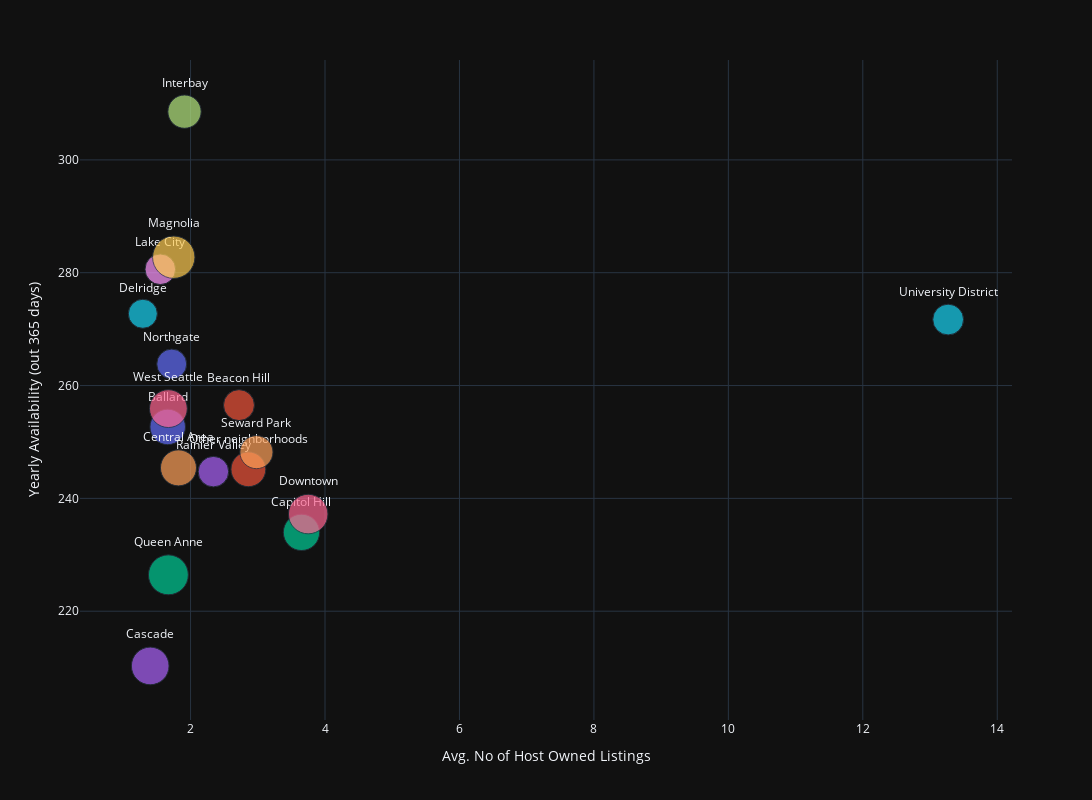

This figure's notebook cell:
### Code cell
fig = custom_scatter(neighbourhood_avgs, "Avg. No of Host Owned Listings", "Yearly Availability (out 365 days)", "neighbourhood_group_cleansed", "neighbourhood_group_cleansed", 'Avg. Listing Price (£)')

### Figure 1 — Plotly figure (JSON) as saved in the notebook; plotly's stock layout.template omitted (floating-point values rounded to 4 significant figures)
{"data": [{"hovertemplate": "neighbourhood_group_cleansed=%{text}<br>Avg. No of Host Owned Listings=%{x}<br>Yearly Availability (out 365 days)=%{y}<br>Avg. Listing Price (£)=%{marker.size}<extra></extra>", "legendgroup": "Ballard", "marker": {"color": "#636efa", "size": [124.7], "sizemode": "area", "sizeref": 0.1974, "symbol": "circle"}, "mode": "markers+text", "name": "Ballard", "orientation": "v", "showlegend": true, "text": ["Ballard"], "textposition": "top center", "type": "scatter", "x": [1.66], "xaxis": "x", "y": [252.7], "yaxis": "y"}, {"hovertemplate": "neighbourhood_group_cleansed=%{text}<br>Avg. No of Host Owned Listings=%{x}<br>Yearly Availability (out 365 days)=%{y}<br>Avg. Listing Price (£)=%{marker.size}<extra></extra>", "legendgroup": "Beacon Hill", "marker": {"color": "#EF553B", "size": [94.67], "sizemode": "area", "sizeref": 0.1974, "symbol": "circle"}, "mode": "markers+text", "name": "Beacon Hill", "orientation": "v", "showlegend": true, "text": ["Beacon Hill"], "textposition": "top center", "type": "scatter", "x": [2.72], "xaxis": "x", "y": [256.5], "yaxis": "y"}, {"hovertemplate": "neighbourhood_group_cleansed=%{text}<br>Avg. No of Host Owned Listings=%{x}<br>Yearly Availability (out 365 days)=%{y}<br>Avg. Listing Price (£)=%{marker.size}<extra></extra>", "legendgroup": "Capitol Hill", "marker": {"color": "#00cc96", "size": [130.6], "sizemode": "area", "sizeref": 0.1974, "symbol": "circle"}, "mode": "markers+text", "name": "Capitol Hill", "orientation": "v", "showlegend": true, "text": ["Capitol Hill"], "textposition": "top center", "type": "scatter", "x": [3.65], "xaxis": "x", "y": [234.0], "yaxis": "y"}, {"hovertemplate": "neighbourhood_group_cleansed=%{text}<br>Avg. No of Host Owned Listings=%{x}<br>Yearly Availability (out 365 days)=%{y}<br>Avg. Listing Price (£)=%{marker.size}<extra></extra>", "legendgroup": "Cascade", "marker": {"color": "#ab63fa", "size": [140.1], "sizemode": "area", "sizeref": 0.1974, "symbol": "circle"}, "mode": "markers+text", "name": "Cascade", "orientation": "v", "showlegend": true, "text": ["Cascade"], "textposition": "top center", "type": "scatter", "x": [1.4], "xaxis": "x", "y": [210.3], "yaxis": "y"}, {"hovertemplate": "neighbourhood_group_cleansed=%{text}<br>Avg. No of Host Owned Listings=%{x}<br>Yearly Availability (out 365 days)=%{y}<br>Avg. Listing Price (£)=%{marker.size}<extra></extra>", "legendgroup": "Central Area", "marker": {"color": "#FFA15A", "size": [128.3], "sizemode": "area", "sizeref": 0.1974, "symbol": "circle"}, "mode": "markers+text", "name": "Central Area", "orientation": "v", "showlegend": true, "text": ["Central Area"], "textposition": "top center", "type": "scatter", "x": [1.82], "xaxis": "x", "y": [245.4], "yaxis": "y"}, {"hovertemplate": "neighbourhood_group_cleansed=%{text}<br>Avg. No of Host Owned Listings=%{x}<br>Yearly Availability (out 365 days)=%{y}<br>Avg. Listing Price (£)=%{marker.size}<extra></extra>", "legendgroup": "Delridge", "marker": {"color": "#19d3f3", "size": [83.28], "sizemode": "area", "sizeref": 0.1974, "symbol": "circle"}, "mode": "markers+text", "name": "Delridge", "orientation": "v", "showlegend": true, "text": ["Delridge"], "textposition": "top center", "type": "scatter", "x": [1.29], "xaxis": "x", "y": [272.7], "yaxis": "y"}, {"hovertemplate": "neighbourhood_group_cleansed=%{text}<br>Avg. No of Host Owned Listings=%{x}<br>Yearly Availability (out 365 days)=%{y}<br>Avg. Listing Price (£)=%{marker.size}<extra></extra>", "legendgroup": "Downtown", "marker": {"color": "#FF6692", "size": [154.4], "sizemode": "area", "sizeref": 0.1974, "symbol": "circle"}, "mode": "markers+text", "name": "Downtown", "orientation": "v", "showlegend": true, "text": ["Downtown"], "textposition": "top center", "type": "scatter", "x": [3.75], "xaxis": "x", "y": [237.2], "yaxis": "y"}, {"hovertemplate": "neighbourhood_group_cleansed=%{text}<br>Avg. No of Host Owned Listings=%{x}<br>Yearly Availability (out 365 days)=%{y}<br>Avg. Listing Price (£)=%{marker.size}<extra></extra>", "legendgroup": "Interbay", "marker": {"color": "#B6E880", "size": [109.7], "sizemode": "area", "sizeref": 0.1974, "symbol": "circle"}, "mode": "markers+text", "name": "Interbay", "orientation": "v", "showlegend": true, "text": ["Interbay"], "textposition": "top center", "type": "scatter", "x": [1.91], "xaxis": "x", "y": [308.6], "yaxis": "y"}, {"hovertemplate": "neighbourhood_group_cleansed=%{text}<br>Avg. No of Host Owned Listings=%{x}<br>Yearly Availability (out 365 days)=%{y}<br>Avg. Listing Price (£)=%{marker.size}<extra></extra>", "legendgroup": "Lake City", "marker": {"color": "#FF97FF", "size": [92.67], "sizemode": "area", "sizeref": 0.1974, "symbol": "circle"}, "mode": "markers+text", "name": "Lake City", "orientation": "v", "showlegend": true, "text": ["Lake City"], "textposition": "top center", "type": "scatter", "x": [1.55], "xaxis": "x", "y": [280.6], "yaxis": "y"}, {"hovertemplate": "neighbourhood_group_cleansed=%{text}<br>Avg. No of Host Owned Listings=%{x}<br>Yearly Availability (out 365 days)=%{y}<br>Avg. Listing Price (£)=%{marker.size}<extra></extra>", "legendgroup": "Magnolia", "marker": {"color": "#FECB52", "size": [177.7], "sizemode": "area", "sizeref": 0.1974, "symbol": "circle"}, "mode": "markers+text", "name": "Magnolia", "orientation": "v", "showlegend": true, "text": ["Magnolia"], "textposition": "top center", "type": "scatter", "x": [1.75], "xaxis": "x", "y": [282.8], "yaxis": "y"}, {"hovertemplate": "neighbourhood_group_cleansed=%{text}<br>Avg. No of Host Owned Listings=%{x}<br>Yearly Availability (out 365 days)=%{y}<br>Avg. Listing Price (£)=%{marker.size}<extra></extra>", "legendgroup": "Northgate", "marker": {"color": "#636efa", "size": [88.55], "sizemode": "area", "sizeref": 0.1974, "symbol": "circle"}, "mode": "markers+text", "name": "Northgate", "orientation": "v", "showlegend": true, "text": ["Northgate"], "textposition": "top center", "type": "scatter", "x": [1.72], "xaxis": "x", "y": [263.8], "yaxis": "y"}, {"hovertemplate": "neighbourhood_group_cleansed=%{text}<br>Avg. No of Host Owned Listings=%{x}<br>Yearly Availability (out 365 days)=%{y}<br>Avg. Listing Price (£)=%{marker.size}<extra></extra>", "legendgroup": "Other neighborhoods", "marker": {"color": "#EF553B", "size": [120.0], "sizemode": "area", "sizeref": 0.1974, "symbol": "circle"}, "mode": "markers+text", "name": "Other neighborhoods", "orientation": "v", "showlegend": true, "text": ["Other neighborhoods"], "textposition": "top center", "type": "scatter", "x": [2.86], "xaxis": "x", "y": [245.2], "yaxis": "y"}, {"hovertemplate": "neighbourhood_group_cleansed=%{text}<br>Avg. No of Host Owned Listings=%{x}<br>Yearly Availability (out 365 days)=%{y}<br>Avg. Listing Price (£)=%{marker.size}<extra></extra>", "legendgroup": "Queen Anne", "marker": {"color": "#00cc96", "size": [157.2], "sizemode": "area", "sizeref": 0.1974, "symbol": "circle"}, "mode": "markers+text", "name": "Queen Anne", "orientation": "v", "showlegend": true, "text": ["Queen Anne"], "textposition": "top center", "type": "scatter", "x": [1.67], "xaxis": "x", "y": [226.4], "yaxis": "y"}, {"hovertemplate": "neighbourhood_group_cleansed=%{text}<br>Avg. No of Host Owned Listings=%{x}<br>Yearly Availability (out 365 days)=%{y}<br>Avg. Listing Price (£)=%{marker.size}<extra></extra>", "legendgroup": "Rainier Valley", "marker": {"color": "#ab63fa", "size": [91.9], "sizemode": "area", "sizeref": 0.1974, "symbol": "circle"}, "mode": "markers+text", "name": "Rainier Valley", "orientation": "v", "showlegend": true, "text": ["Rainier Valley"], "textposition": "top center", "type": "scatter", "x": [2.34], "xaxis": "x", "y": [244.7], "yaxis": "y"}, {"hovertemplate": "neighbourhood_group_cleansed=%{text}<br>Avg. No of Host Owned Listings=%{x}<br>Yearly Availability (out 365 days)=%{y}<br>Avg. Listing Price (£)=%{marker.size}<extra></extra>", "legendgroup": "Seward Park", "marker": {"color": "#FFA15A", "size": [108.5], "sizemode": "area", "sizeref": 0.1974, "symbol": "circle"}, "mode": "markers+text", "name": "Seward Park", "orientation": "v", "showlegend": true, "text": ["Seward Park"], "textposition": "top center", "type": "scatter", "x": [2.98], "xaxis": "x", "y": [248.2], "yaxis": "y"}, {"hovertemplate": "neighbourhood_group_cleansed=%{text}<br>Avg. No of Host Owned Listings=%{x}<br>Yearly Availability (out 365 days)=%{y}<br>Avg. Listing Price (£)=%{marker.size}<extra></extra>", "legendgroup": "University District", "marker": {"color": "#19d3f3", "size": [93.64], "sizemode": "area", "sizeref": 0.1974, "symbol": "circle"}, "mode": "markers+text", "name": "University District", "orientation": "v", "showlegend": true, "text": ["University District"], "textposition": "top center", "type": "scatter", "x": [13.27], "xaxis": "x", "y": [271.7], "yaxis": "y"}, {"hovertemplate": "neighbourhood_group_cleansed=%{text}<br>Avg. No of Host Owned Listings=%{x}<br>Yearly Availability (out 365 days)=%{y}<br>Avg. Listing Price (£)=%{marker.size}<extra></extra>", "legendgroup": "West Seattle", "marker": {"color": "#FF6692", "size": [141.4], "sizemode": "area", "sizeref": 0.1974, "symbol": "circle"}, "mode": "markers+text", "name": "West Seattle", "orientation": "v", "showlegend": true, "text": ["West Seattle"], "textposition": "top center", "type": "scatter", "x": [1.67], "xaxis": "x", "y": [255.9], "yaxis": "y"}], "layout": {"autosize": false, "height": 800, "legend": {"itemsizing": "constant", "title": {"text": "neighbourhood_group_cleansed"}, "tracegroupgap": 0}, "margin": {"t": 60}, "showlegend": false, "width": 1200, "xaxis": {"anchor": "y", "domain": [0, 1], "tickmode": "array", "title": {"font": {"size": 14}, "text": "Avg. No of Host Owned Listings"}}, "yaxis": {"anchor": "x", "domain": [0, 1], "tickmode": "array", "title": {"font": {"size": 14}, "text": "Yearly Availability (out 365 days)"}}}}
